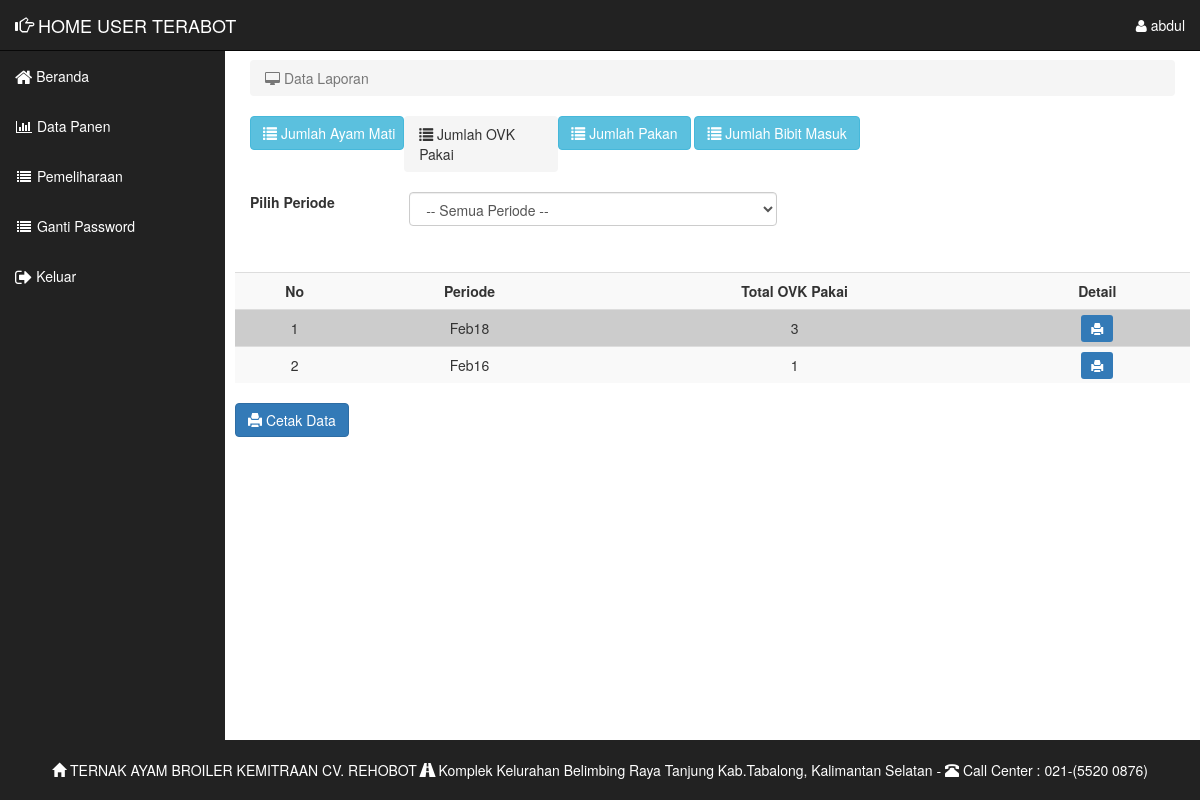
Page /user/lapovk.php (signed in) on the committed database.
### tables this page shows
CREATE TABLE `tbpenyerahanbibit` (
  `IDProduksi` varchar(6) NOT NULL,
  `IDPeternak` varchar(6) NOT NULL,
  `IDSupplier` varchar(6) NOT NULL,
  `Strain` varchar(10) NOT NULL,
  `TanggalChickIn` date NOT NULL,
  `JumlahChickIn` varchar(11) NOT NULL,
  `Harga` varchar(20) NOT NULL,
  `Periode` varchar(15) NOT NULL,
  `KondisiChickIn` varchar(15) NOT NULL,
  `IDDataKandang` varchar(6) NOT NULL
);

### user/lapovk.php (the view, shortened to what this page needs)
<?php
include 'header.php';
include '../conn.php';?>
<div id="page-wrapper">
<div class="container-fluid">
                <div class="row">
                <div class="col-lg-12">
                <ol class="breadcrumb">
                <li class="active">
                <i class="fa fa-desktop"></i> Data Laporan</a></li>
                </ol>
                </div>
                </div>
				<div class="dataTable_wrapper">
  <div class="form-group">
<a href="laporan.php" class="btn btn-info  col-lg-2"><span class='glyphicon glyphicon-list'></span> Jumlah Ayam Mati</a>
<ol class="breadcrumb col-lg-2">
<th class="active" ><span class='glyphicon glyphicon-list'></span>  Jumlah OVK Pakai</th></ol>
<a href="lappakan.php" class="btn btn-info "><span class='glyphicon glyphicon-list'></span>  Jumlah Pakan</a></ol>
<a href="lapbibit.php" class="btn btn-info "><span class='glyphicon glyphicon-list'></span>  Jumlah Bibit Masuk</a></ol>
 </div>
</div>
</div>
<div class="table-responsive">
  <table class="table table-striped table-hover" bgcolor="#CCCCCC">
    <tr align="center">
 <form class="form-inline" method="get">
	 <div class="col-xs-2"><label> Pilih Periode</label>
    </div>
	<div class="col-xs-5">
	  <select class="form-control col-md-4" span="label label-success" onchange="form.submit()" name="anu" >
		<option value="">-- Semua Periode --</option>
		<?php
		  $anu =  @$_GET['anu'];
		?>
		</select>
		</div>
  </form>
  <br></br>  <br></br>
	  <th>No</th>
      <th>Periode</th>
	  <th>Total OVK Pakai</th>
      <th>Detail</th>
    </tr>
    <?php
    if ($anu) {
      $sql = mysqli_query($koneksi, "SELECT `tbpenyerahanbibit` .* , `tbpemeliharaanharian`.`IDProduksi`,SUM(`tbpemeliharaanharian`.`OVKPakai`) as `total` FROM `tbpenyerahanbibit` LEFT JOIN `tbpemeliharaanharian` ON `tbpenyerahanbibit`.`IDProduksi` = `tbpemeliharaanharian`.`IDProduksi` WHERE `tbpenyerahanbibit`.`Periode` = '$anu'");
	  } else {
		  $sql= mysqli_query ($koneksi, "SELECT `tbpenyerahanbibit` .* , `tbpemeliharaanharian`.`IDProduksi`,SUM(`tbpemeliharaanharian`.`OVKPakai`) as `total` FROM `tbpenyerahanbibit` LEFT JOIN `tbpemeliharaanharian` ON `tbpenyerahanbibit`.`IDProduksi` = `tbpemeliharaanharian`.`IDProduksi` GROUP by `tbpenyerahanbibit`.`Periode` desc");
	  }
	 if (mysqli_num_rows($sql) == 0) {
        echo "<tr><td colspan=\"9\">Tidak Ada Data</td></tr>";
      } else {
        $no = 0;
        while ($data = mysqli_fetch_array($sql)) {
          $no++;
          echo '
        <tr align="center" bgcolor="#CCCCCC">
          <td>'.$no.'</td>
          <td>'.$data[7].'</td>
		  <td align="center">'.$data[11].'</td>
          <td align="center"><a href="cetakovkper.php?id='.$data[7].'" target="_blank" class="btn-primary btn-sm"><span class="glyphicon glyphicon-print" aria-hidden="true"></span></a>
          </td>
        </tr>';
        }
      }
    ?>
  </table>
</div>
	<div class="table-responsive">
 <a href="cetakovkall.php" target="_blank" class="btn btn-primary" name="simpan"><span class="glyphicon glyphicon-print"></span> Cetak Data</button><a/>
</div>
</div>
<?php include 'footer.php';?>

### user/css/sb-admin.css (style rules this page uses)
body { margin-bottom: 50px; }
body { margin-top: 100px; background-color: white; }
@media (min-width:768px) { body { margin-top: 50px; } }
#page-wrapper { width: 100%; padding: 0; background-color: #fff; }
@media (min-width:768px) { #page-wrapper { padding: 10px; } }

### rows in the picture
tbpenyerahanbibit: Periode "Feb18", data "3"
tbpenyerahanbibit: Periode "Feb16", data "1"

### other values in the picture
$_SESSION['username'] "abdul"
